Frame 1 (no input): blank canvas, image omitted
Frame 60 (the mouse pressed at the canvas centre just before this capture): blank canvas, image omitted
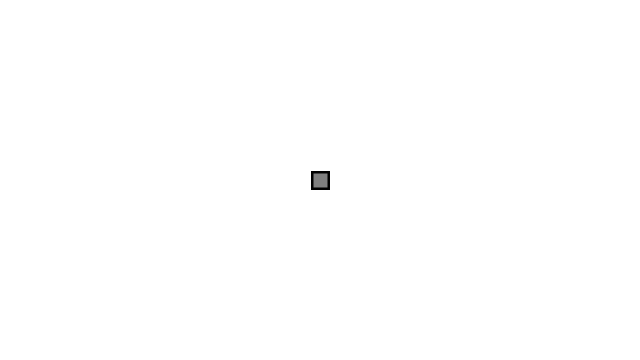
Frame 120 (the mouse held since frame 60 and released just before this capture)

The Processing sketch whose frames 1 and 60 were blank and that drew this single picture after the mouse press (run headless with seeded random() and noise(); from frame 60 on, the mouse is pressed at the canvas centre):

// Processing sketch: sketch_5_5_Part1_Adding_Box2D__The_Nature_of__Code
// ── sketch_5_5_Part1_Adding_Box2D__The_Nature_of__Code.pde
// The Nature of Code
// Daniel Shiffman
// http://natureofcode.com

// A list for all of our rectangles
ArrayList<Box> boxes;

void setup() {
  size(640,360);
  // Create ArrayLists
  boxes = new ArrayList<Box>();
}

void draw() {
  background(255);

  // When the mouse is clicked, add a new Box object
  if (mousePressed) {
    Box p = new Box(mouseX,mouseY);
    boxes.add(p);
  }

  // Display all the boxes
  for (Box b: boxes) {
    b.display();
  }
}
// ── Box.pde
// The Nature of Code
// Daniel Shiffman
// http://natureofcode.com

// A rectangular box
class Box  {

  float x,y;
  float w,h;

  // Constructor
  Box(float x_, float y_) {
    x = x_;
    y = y_;
    w = 16;
    h = 16;
  }

  // Drawing the box
  void display() {
    fill(127);
    stroke(0);
    strokeWeight(2);
    rectMode(CENTER);
    rect(x,y,w,h);
  }
}
